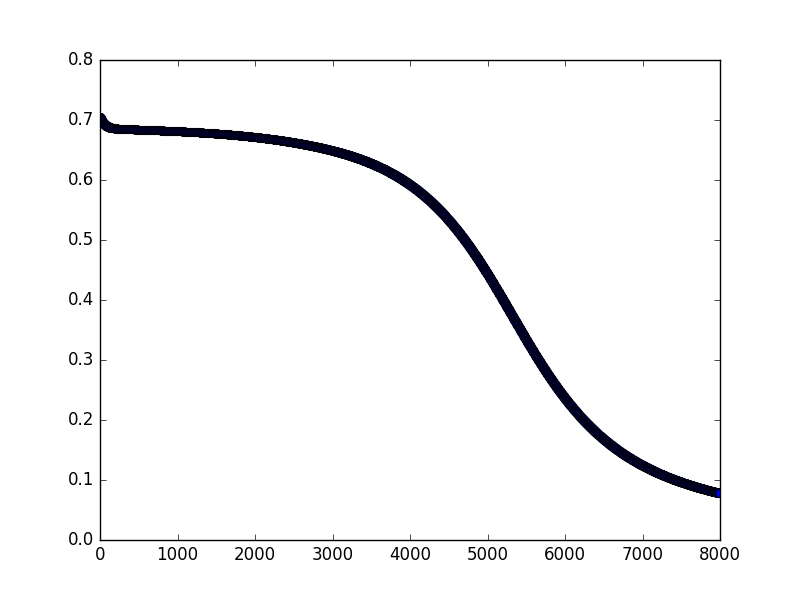

Write Python code to recreate this figure.
import tensorflow as tf
import pickle
import matplotlib.pyplot as plt

bank = pickle.load(open('bank.pkl', 'rb', 2))

x_train = bank['x_train']
y_train = bank['y_train']

x_test = bank['x_test']
y_test = bank['y_test']


x = tf.placeholder(tf.float32, shape = [None,4])
y = tf.placeholder(tf.float32, shape = [None,2])

first_layer = tf.layers.dense(x, 8, activation = tf.nn.sigmoid)
second_layer = tf.layers.dense(first_layer, 4, activation = tf.nn.sigmoid)
third_layer = tf.layers.dense(second_layer, 3, activation = tf.nn.sigmoid)
output = tf.layers.dense(third_layer, 2)

loss = tf.losses.softmax_cross_entropy(onehot_labels= y, logits = output)

optimizer = tf.train.GradientDescentOptimizer(0.01)
train = optimizer.minimize(loss)

accuracy = tf.metrics.accuracy(tf.argmax(y,1), tf.argmax(output,1))

# Inits
init_g = tf.global_variables_initializer()
init_l = tf.local_variables_initializer()

with tf.Session() as sess:

	sess.run(init_g)
	sess.run(init_l)
	# end of inits
	for i in range(8000):
		sess.run(train, feed_dict={x: x_train, y: y_train})
		
		c = sess.run(loss, feed_dict={x: x_train, y:y_train})
		print("Epoch: " + str(i) + " loss: " + str(c))
		plt.plot(i, c, 'bo', label='Testing data')
	
	
	#print("Optimization finished")
	training_cost = sess.run(loss, feed_dict={x: x_train, y: y_train})
	#print("training cost: " + str(training_cost))
	
	
	#print("Testing")
	
	#testing_cost = sess.run(loss, feed_dict={x: x_test, y: y_test})
	#print("Test cost: " + str(testing_cost))
	
	print("Accuracy: " +  str(sess.run(accuracy, feed_dict={x: x_test, y: y_test})))
	
	plt.show()
